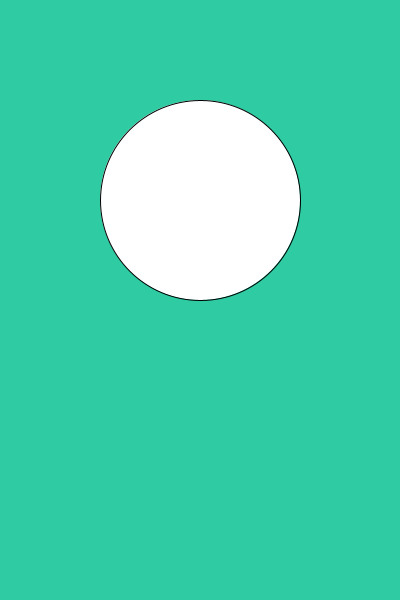
Frame 1 (no input)
Frame 60 (the mouse pressed at the canvas centre just before this capture): identical to frame 1, image omitted
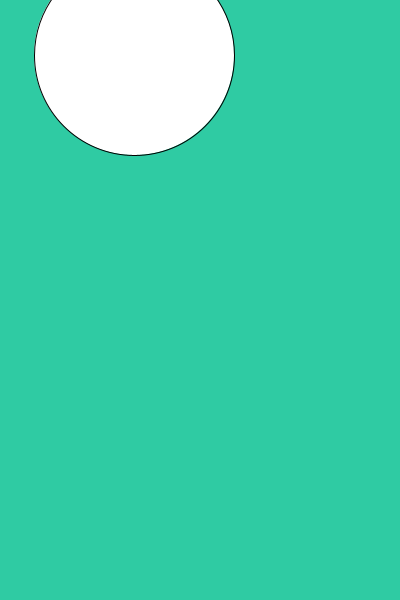
Frame 120 (the mouse held since frame 60 and released just before this capture)

The Processing sketch that drew these frames (run headless with seeded random() and noise(); from frame 60 on, the mouse is pressed at the canvas centre):

// Processing sketch: SlipperyDot
// ── SlipperyDot.pde
// 4. create three integer variables to  
//    represent the x, y, and the size of the ellipse
int x=200;
int y=200;
int size=200;


void setup() {
  size(400, 600);
}

void draw() {
  background(47, 203, 163);
  ellipse(x, y, size, size);
  if (mousePressed) {

    int distance=getDistance(x, y, mouseX, mouseY);
   // System.out.println(distance);
    int halfDistance=size/2;
    if (distance >-halfDistance && distance < halfDistance) {
      x = int (random(400));
      y = int (random(600));
    }
  }
}

void mousePressed() {

  //8a. make an if statement to check if the distance variable
  //   is greater than negative half the size of the ellipse,
  //   and less than positive half the size of the ellipse.

  //8b.  set the x and y of the ellipse to a random location on the window
}

int getDistance(int x1, int y1, int x2, int y2) {
  return (int)Math.sqrt(x2 * x2 + y2 * y2) - (int)Math.sqrt(x1 * x1 + y1 * y1);
}
